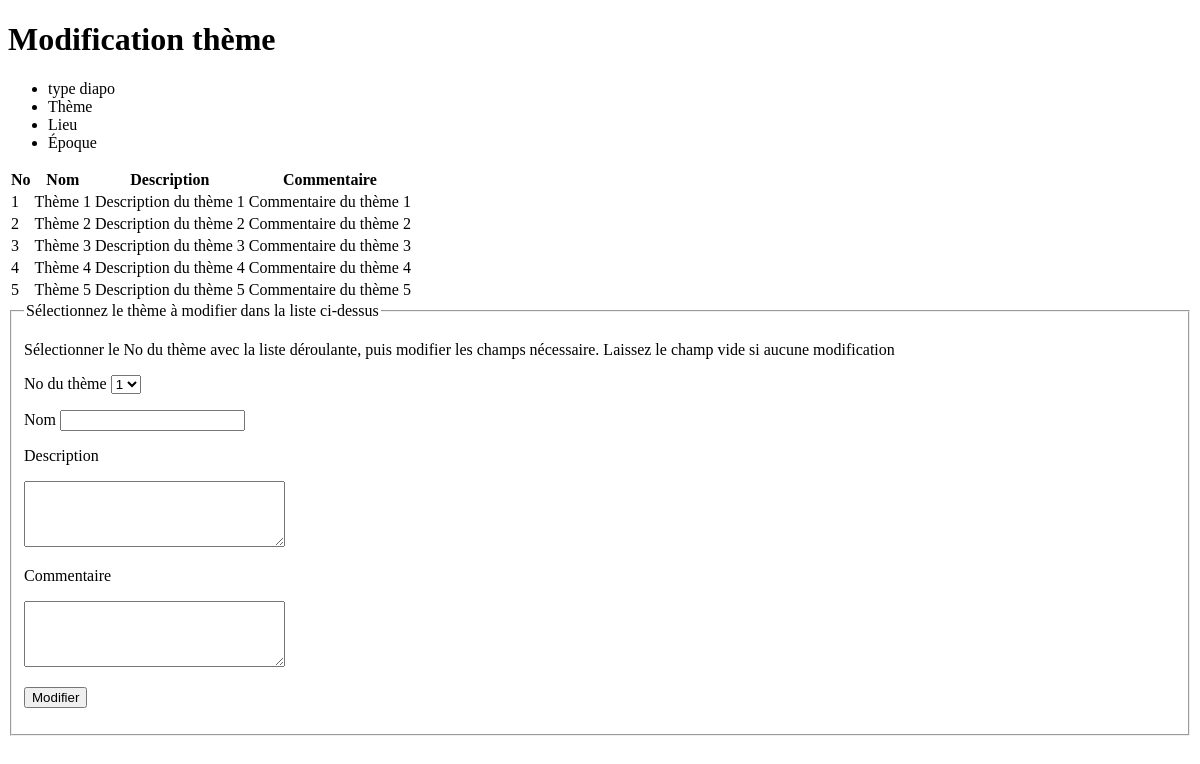
Page /backEnd/modificationTheme.php on the committed database.
### tables this page shows
CREATE TABLE Theme (									 
		the_id INT UNSIGNED NOT NULL AUTO_INCREMENT,		 
		the_nom VARCHAR(30) NOT NULL,						 
		the_description TEXT,								 
		the_commentaire TEXT,								 
		PRIMARY KEY (the_id));

### backEnd/modificationTheme.php (the view, shortened to what this page needs)
<?php
$bdd = ConnectionBDD::getLiaison();
?>
<!DOCTYPE html>
<html lang="fr">
<head>
	<link rel="stylesheet" type="text/css" href="../style/style_backEnd.css" />
</head>
<body>
	<header>
		<h1><?php echo _MODIFICATIONTHEME; ?></h1>
		<nav>
			<?php include "../include/menuElement.php"; ?>
		</nav>
	</header>
	<section id="modification_theme" class="modification">
		<div id="liste_modification_theme" class="liste">
			<table>
				<thead class="colonne_entete">
					<tr>
						<th class="liste_label" class="liste_label_theme">No</th>
						<th class="liste_label" class="liste_label_theme">Nom</th>
						<th class="liste_label" class="liste_label_theme">Description</th>
						<th class="liste_label" class="liste_label_theme">Commentaire</th>
					</tr>
				</thead>
				<tbody id="ligne_contenu_theme" class="ligne_contenu" >
							<?php $requete = $bdd->prepare('SELECT the_id, the_nom, the_description, the_commentaire FROM Theme');
							$requete->execute();
							WHILE ($donnee = $requete->fetch()) { ?>
					<tr>
						<td class="liste_champ" class="liste_champ_theme">
							<?php echo $donnee['the_id']; ?>
						</td>
						<td class="liste_champ" class="liste_champ_theme">
							<?php echo $donnee['the_nom']; ?>
						</td>
						<td class="liste_champ" class="liste_champ_theme">
							<?php echo $donnee['the_description']; ?>
						</td>
						<td class="liste_champ" class="liste_champ_theme">
							<?php echo $donnee['the_commentaire']; ?>
						</td>
					</tr>
							<?php }
							?>
				</tbody>
			</table>
		</div>
		<div id="modification_theme">
			<form action="../post/modificationPost.php" method="post">
				<fieldset>
					<legend>Sélectionnez le thème à modifier dans la liste ci-dessus</legend>
						<p>Sélectionner le No du thème avec la liste déroulante, puis modifier les champs nécessaire. Laissez le champ vide si aucune modification</p>
						<p><label for="id_theme" id="Label_id_theme" class="label">No du thème</label>
						<select name="id_theme" id="liste_theme" class="champ">
						<?php
							$requeteTheme = $bdd->prepare('SELECT the_id FROM Theme');
							$requeteTheme->execute();
							WHILE ($donneeTheme = $requeteTheme->fetch()) {
							echo '<option value="'.$donneeTheme['the_id'].'">'.$donneeTheme['the_id'].'</option>'; }
						?>
					</select></p>
						<p><label for="nom_theme" id="label_nom_theme" class="label">Nom</label>
						<input type="text" name="nom_theme" id="champ_nom_theme"class="champ" /></p>
						<p><label for="description_theme" id="label_description_theme" class="label">Description</label></p>
						<p><textarea name="description_theme" id="champ_descritpion_theme" class="champ" rows="4" cols="30"></textarea></p>
						<p><label for="commentaire_theme" id="label_commentaire_theme" class="label">Commentaire</label></p>
						<p><textarea name="commentaire_theme" id="champ_commentaire_theme" class="champ" rows="4" cols="30"></textarea></p>
						<p><input type="submit" name="bouton_theme" value="Modifier" id="boutontheme" class="bouton" /></p>
				</fieldset>
			</form>
		</div>
	</section>
</body>
</html>

### rows in the picture
theme: the_id "1", the_nom "Thème 1", the_description "Description du thème 1", the_commentaire "Commentaire du thème 1"
theme: the_id "2", the_nom "Thème 2", the_description "Description du thème 2", the_commentaire "Commentaire du thème 2"
theme: the_id "3", the_nom "Thème 3", the_description "Description du thème 3", the_commentaire "Commentaire du thème 3"
theme: the_id "4", the_nom "Thème 4", the_description "Description du thème 4", the_commentaire "Commentaire du thème 4"
theme: the_id "5", the_nom "Thème 5", the_description "Description du thème 5", the_commentaire "Commentaire du thème 5"

### other values in the picture
_MODIFICATIONTHEME "Modification thème"
form field id_theme "1"
